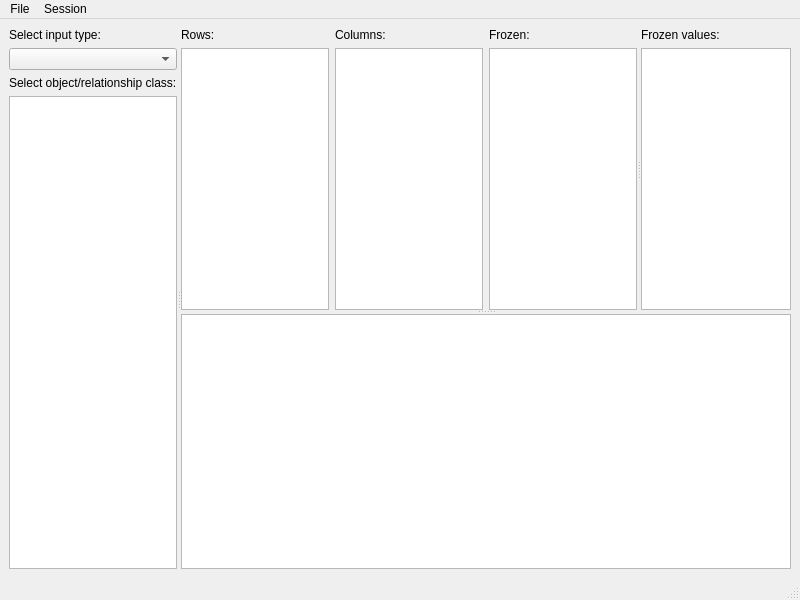
<?xml version="1.0" encoding="UTF-8"?>
<!--
######################################################################################################################
# Copyright (C) 2017 - 2019 Spine project consortium
# This file is part of Spine Toolbox.
# Spine Toolbox is free software: you can redistribute it and\/or modify it under the terms of the GNU Lesser General
# Public License as published by the Free Software Foundation, either version 3 of the License, or (at your option)
# any later version. This program is distributed in the hope that it will be useful, but WITHOUT ANY WARRANTY;
# without even the implied warranty of MERCHANTABILITY or FITNESS FOR A PARTICULAR PURPOSE. See the GNU Lesser General
# Public License for more details. You should have received a copy of the GNU Lesser General Public License along with
# this program. If not, see <http:\/\/www.gnu.org\/licenses\/>.
######################################################################################################################
-->
<ui version="4.0">
 <class>MainWindow</class>
 <widget class="QMainWindow" name="MainWindow">
  <property name="geometry">
   <rect>
    <x>0</x>
    <y>0</y>
    <width>800</width>
    <height>600</height>
   </rect>
  </property>
  <property name="windowTitle">
   <string>MainWindow</string>
  </property>
  <widget class="QWidget" name="centralwidget">
   <layout class="QVBoxLayout" name="verticalLayout_7">
    <item>
     <widget class="QSplitter" name="splitter_3">
      <property name="sizePolicy">
       <sizepolicy hsizetype="Preferred" vsizetype="Preferred">
        <horstretch>0</horstretch>
        <verstretch>0</verstretch>
       </sizepolicy>
      </property>
      <property name="orientation">
       <enum>Qt::Horizontal</enum>
      </property>
      <widget class="QWidget" name="verticalLayoutWidget">
       <layout class="QVBoxLayout" name="verticalLayout">
        <item>
         <widget class="QLabel" name="label_6">
          <property name="text">
           <string>Select input type:</string>
          </property>
         </widget>
        </item>
        <item>
         <widget class="QComboBox" name="comboBox_value_type"/>
        </item>
        <item>
         <widget class="QLabel" name="label_5">
          <property name="text">
           <string>Select object/relationship class:</string>
          </property>
         </widget>
        </item>
        <item>
         <widget class="QListWidget" name="list_select_class"/>
        </item>
       </layout>
      </widget>
      <widget class="QSplitter" name="splitter_2">
       <property name="orientation">
        <enum>Qt::Vertical</enum>
       </property>
       <property name="opaqueResize">
        <bool>true</bool>
       </property>
       <widget class="QSplitter" name="splitter">
        <property name="orientation">
         <enum>Qt::Horizontal</enum>
        </property>
        <widget class="QWidget" name="horizontalLayoutWidget">
         <layout class="QHBoxLayout" name="horizontalLayout">
          <item>
           <layout class="QVBoxLayout" name="verticalLayout_2">
            <item>
             <widget class="QLabel" name="label">
              <property name="text">
               <string>Rows:</string>
              </property>
             </widget>
            </item>
            <item>
             <widget class="PivotListWidget" name="list_index"/>
            </item>
           </layout>
          </item>
          <item>
           <layout class="QVBoxLayout" name="verticalLayout_3">
            <item>
             <widget class="QLabel" name="label_2">
              <property name="text">
               <string>Columns:</string>
              </property>
             </widget>
            </item>
            <item>
             <widget class="PivotListWidget" name="list_column"/>
            </item>
           </layout>
          </item>
          <item>
           <layout class="QVBoxLayout" name="verticalLayout_4">
            <item>
             <widget class="QLabel" name="label_3">
              <property name="text">
               <string>Frozen:</string>
              </property>
             </widget>
            </item>
            <item>
             <widget class="PivotListWidget" name="list_frozen"/>
            </item>
           </layout>
          </item>
         </layout>
        </widget>
        <widget class="QWidget" name="verticalLayoutWidget_5">
         <layout class="QVBoxLayout" name="verticalLayout_5">
          <item>
           <widget class="QLabel" name="label_4">
            <property name="text">
             <string>Frozen values:</string>
            </property>
           </widget>
          </item>
          <item>
           <widget class="FrozenTableView" name="table_frozen"/>
          </item>
         </layout>
        </widget>
       </widget>
       <widget class="QWidget" name="verticalLayoutWidget_6">
        <layout class="QVBoxLayout" name="verticalLayout_6">
         <item>
          <widget class="PivotTableView" name="pivot_table"/>
         </item>
        </layout>
       </widget>
      </widget>
     </widget>
    </item>
   </layout>
  </widget>
  <widget class="QMenuBar" name="menubar">
   <property name="geometry">
    <rect>
     <x>0</x>
     <y>0</y>
     <width>800</width>
     <height>28</height>
    </rect>
   </property>
   <widget class="QMenu" name="menuSession">
    <property name="title">
     <string>Session</string>
    </property>
    <addaction name="actionRefresh"/>
    <addaction name="actionCommit"/>
    <addaction name="actionRollback"/>
    <addaction name="separator"/>
   </widget>
   <widget class="QMenu" name="menuFile">
    <property name="title">
     <string>File</string>
    </property>
    <addaction name="actionClose"/>
   </widget>
   <addaction name="menuFile"/>
   <addaction name="menuSession"/>
  </widget>
  <widget class="QStatusBar" name="statusbar"/>
  <action name="actionRefresh">
   <property name="enabled">
    <bool>true</bool>
   </property>
   <property name="icon">
    <iconset resource="resources/resources_icons.qrc">
     <normaloff>:/icons/menu_icons/sync.svg</normaloff>:/icons/menu_icons/sync.svg</iconset>
   </property>
   <property name="text">
    <string>Refresh</string>
   </property>
   <property name="shortcut">
    <string>F5</string>
   </property>
  </action>
  <action name="actionCommit">
   <property name="enabled">
    <bool>true</bool>
   </property>
   <property name="icon">
    <iconset resource="resources/resources_icons.qrc">
     <normaloff>:/icons/menu_icons/check.svg</normaloff>:/icons/menu_icons/check.svg</iconset>
   </property>
   <property name="text">
    <string>Commit</string>
   </property>
   <property name="shortcut">
    <string>Ctrl+Return</string>
   </property>
  </action>
  <action name="actionRollback">
   <property name="enabled">
    <bool>true</bool>
   </property>
   <property name="icon">
    <iconset resource="resources/resources_icons.qrc">
     <normaloff>:/icons/menu_icons/undo.svg</normaloff>:/icons/menu_icons/undo.svg</iconset>
   </property>
   <property name="text">
    <string>Rollback</string>
   </property>
   <property name="shortcut">
    <string>Ctrl+Backspace</string>
   </property>
  </action>
  <action name="actionClose">
   <property name="icon">
    <iconset resource="resources/resources_icons.qrc">
     <normaloff>:/icons/menu_icons/window-close.svg</normaloff>:/icons/menu_icons/window-close.svg</iconset>
   </property>
   <property name="text">
    <string>Close</string>
   </property>
   <property name="shortcut">
    <string>Ctrl+W</string>
   </property>
  </action>
 </widget>
 <customwidgets>
  <customwidget>
   <class>PivotTableView</class>
   <extends>QTableView</extends>
   <header>spinetoolbox/widgets/pivot_table_view.h</header>
  </customwidget>
  <customwidget>
   <class>FrozenTableView</class>
   <extends>QTableView</extends>
   <header>spinetoolbox/widgets/custom_qtableview.h</header>
  </customwidget>
  <customwidget>
   <class>PivotListWidget</class>
   <extends>QListWidget</extends>
   <header>spinetoolbox/widgets/custom_qlistview.h</header>
  </customwidget>
 </customwidgets>
 <resources>
  <include location="resources/resources_icons.qrc"/>
 </resources>
 <connections/>
</ui>
